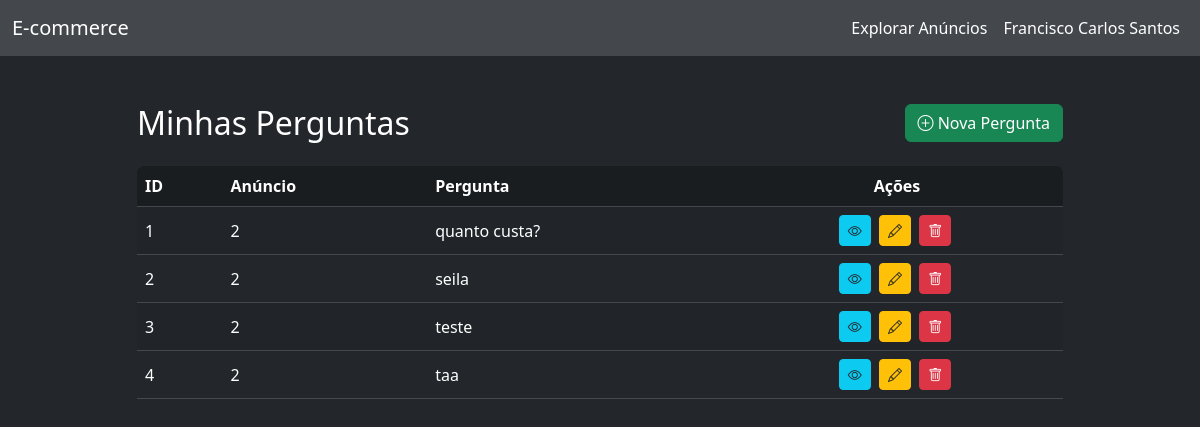
Page /perguntas/ (signed in) on the committed database.
### app/models/usuario.py (models this page shows, shortened)
class Usuario(UserMixin, db.Model):
    __tablename__ = "usuario"
    id = db.Column(db.Integer, primary_key=True)
    nome = db.Column(db.String(100), nullable=False)
    email = db.Column(db.String(120), unique=True, nullable=False)
    senha_hash = db.Column(db.String(128), nullable=False)
    anuncios = db.relationship("Anuncio", back_populates="usuario", lazy=True)
    perguntas = db.relationship("Pergunta", back_populates="usuario", lazy=True)
    respostas = db.relationship("Resposta", back_populates="usuario", lazy=True)
    compras = db.relationship("Compra", back_populates="usuario", lazy=True)
    favoritos = db.relationship("Favorito", back_populates="usuario", lazy=True)

### app/models/pergunta.py (models this page shows, shortened)
class Pergunta(db.Model):
    __tablename__ = "pergunta"
    id = db.Column(db.Integer, primary_key=True)
    texto = db.Column(db.Text, nullable=False)
    criado_em = db.Column(db.DateTime, default=datetime.utcnow)
    usuario_id = db.Column(db.Integer, db.ForeignKey("usuario.id"), nullable=False)
    anuncio_id = db.Column(db.Integer, db.ForeignKey("anuncio.id"), nullable=False)
    resposta = db.relationship("Resposta", uselist=False, backref="pergunta")
    usuario = db.relationship("Usuario", back_populates="perguntas", lazy=True)

### app/routes/pergunta.py (the view)
@pergunta_bp.route('/')
@login_required
def listar_perguntas():
    perguntas = Pergunta.query.filter_by(usuario_id=current_user.id).all()
    return render_template('pergunta/list.html', perguntas=perguntas)

### app/templates/pergunta/list.html (shortened to what this page needs)
{% extends 'base.html' %}
{% block content %}
<div class="container py-4">
    <div class="row justify-content-center">
        <div class="col-lg-10">
            <div class="d-flex justify-content-between align-items-center mb-4">
                <h2 class="mb-0">Minhas Perguntas</h2>
                <a href="{{ url_for('pergunta.nova_pergunta') }}" class="btn btn-success">
                    <i class="bi bi-plus-circle"></i> Nova Pergunta
                </a>
            </div>
            <div class="table-responsive">
                <table class="table table-striped table-hover align-middle">
                    <thead class="table-primary">
                        <tr>
                            <th>ID</th>
                            <th>Anúncio</th>
                            <th>Pergunta</th>
                            <th class="text-center">Ações</th>
                        </tr>
                    </thead>
                    <tbody>
                        {% for pergunta in perguntas %}
                        <tr>
                            <td>{{ pergunta.id }}</td>
                            <td>{{ pergunta.anuncio_id }}</td>
                            <td>{{ pergunta.texto }}</td>
                            <td class="text-center">
                                <a href="{{ url_for('pergunta.detalhe_pergunta', id=pergunta.id) }}" class="btn btn-sm btn-info me-1" title="Ver"><i class="bi bi-eye"></i></a>
                                <a href="{{ url_for('pergunta.editar_pergunta', id=pergunta.id) }}" class="btn btn-sm btn-warning me-1" title="Editar"><i class="bi bi-pencil"></i></a>
                                <form action="{{ url_for('pergunta.excluir_pergunta', id=pergunta.id) }}" method="post" style="display:inline;">
                                    <button type="submit" class="btn btn-sm btn-danger" title="Excluir" onclick="return confirm('Tem certeza que deseja excluir?');"><i class="bi bi-trash"></i></button>
                                </form>
                            </td>
                        </tr>
                        {% else %}
                        <tr>
                            <td colspan="4" class="text-center text-muted">Nenhuma pergunta cadastrada.</td>
                        </tr>
                        {% endfor %}
                    </tbody>
                </table>
            </div>
        </div>
    </div>
</div>
<link rel="stylesheet" href="https://cdn.jsdelivr.net/npm/bootstrap-icons@1.10.5/font/bootstrap-icons.css">
{% endblock %}

### app/templates/base.html (shortened to what this page needs)
<!DOCTYPE html>
<html lang="pt-BR">
<head>
    <link href="https://cdn.jsdelivr.net/npm/bootstrap@5.3.2/dist/css/bootstrap.min.css" rel="stylesheet">
    <link rel="stylesheet" href="{{ url_for('static', filename='css/main.css') }}">
</head>
<body>
{% if request.endpoint not in ['auth.login', 'auth.register'] %}
    {% include 'navbar.html' %}
{% endif %}
<main>
    {% block content %}{% endblock %}
</main>
</body>
</html>

### app/templates/navbar.html (shortened to what this page needs)
<nav class="navbar navbar-expand-lg navbar-dark bg-primary mb-4">
  <div class="container-fluid">
    <a class="navbar-brand" href="{% if current_user.is_authenticated %}{{ url_for('dashboard') }}{% else %}{{ url_for('home') }}{% endif %}">E-commerce</a>
    <div class="collapse navbar-collapse" id="navbarNav">
      <ul class="navbar-nav ms-auto">
        <li class="nav-item">
          <a class="nav-link text-white{% if request.endpoint == 'anuncio.explorar_anuncios' %} active{% endif %}" href="{{ url_for('anuncio.explorar_anuncios') }}">Explorar Anúncios</a>
        </li>
        {% if current_user.is_authenticated %}
          <li class="nav-item dropdown">
            <a class="nav-link dropdown-toggle text-white" href="#" id="userDropdown" role="button" data-bs-toggle="dropdown" aria-expanded="false">
              {{ current_user.nome }}
            </a>
          </li>
        {% endif %}
      </ul>
    </div>
  </div>
</nav>

### app/static/css/main.css (style rules this page uses)
body, .bg-white, .card, .table, .dropdown-menu, .modal-content, .form-control, .form-select { background-color: #23272b !important; color: #fff !important; }
.bg-primary, .navbar.bg-primary, .table-primary, .btn-primary, .alert-primary { background-color: #44484d !important; color: #fff !important; border-color: #44484d !important; }
.navbar, .navbar .dropdown-menu { background-color: #44484d !important; }
.btn, .btn-primary, .btn-success, .btn-danger, .btn-warning, .btn-info, .btn-secondary, .btn-outline-danger, .btn-outline-secondary, .btn-outline-info, .btn-outline-primary, .btn-outline-success, .btn-outline-warning { color: #fff !important; }
.table-responsive { border-radius: 0.5rem; overflow: hidden; }
.table a { text-decoration: none !important; }
.table .btn { margin-right: 0.25rem; }
.nav-link, .navbar-brand, .navbar-nav .nav-link { color: #fff !important; }
.navbar-nav .nav-link.text-white { position: relative; transition: color 0.2s; }
.navbar-nav .nav-link.text-white::after { content: ''; display: block; width: 0; height: 3px; background: #0d6efd; transition: width 0.2s; position: absolute; left: 0; bottom: 0.2rem; border-radius: 2px; }
#userDropdown.text-white::after { display: none !important; }
.navbar-nav .dropdown > .nav-link { outline: none; }
.table, .table tbody, .table tr, .table td { background-color: #23272b !important; color: #fff !important; border-color: #44484d !important; }
.table thead, .table thead th { background-color: #1a1d20 !important; color: #fff !important; border-color: #44484d !important; }
.table-striped > tbody > tr:nth-of-type(odd) { background-color: #2c3035 !important; }
.table, .table th, .table td { border-color: #44484d !important; }
.btn-success { background-color: #198754 !important; border-color: #198754 !important; color: #fff !important; }
.btn-danger { background-color: #dc3545 !important; border-color: #dc3545 !important; color: #fff !important; }
.btn-warning { background-color: #ffc107 !important; border-color: #ffc107 !important; color: #212529 !important; }
.btn-info { background-color: #0dcaf0 !important; border-color: #0dcaf0 !important; color: #212529 !important; }

### rows in the picture
Usuario: nome "Francisco Carlos Santos"
Pergunta: id "1", anuncio_id "2", texto "quanto custa?"
Pergunta: id "2", anuncio_id "2", texto "seila"
Pergunta: id "3", anuncio_id "2", texto "teste"
Pergunta: id "4", anuncio_id "2", texto "taa"
